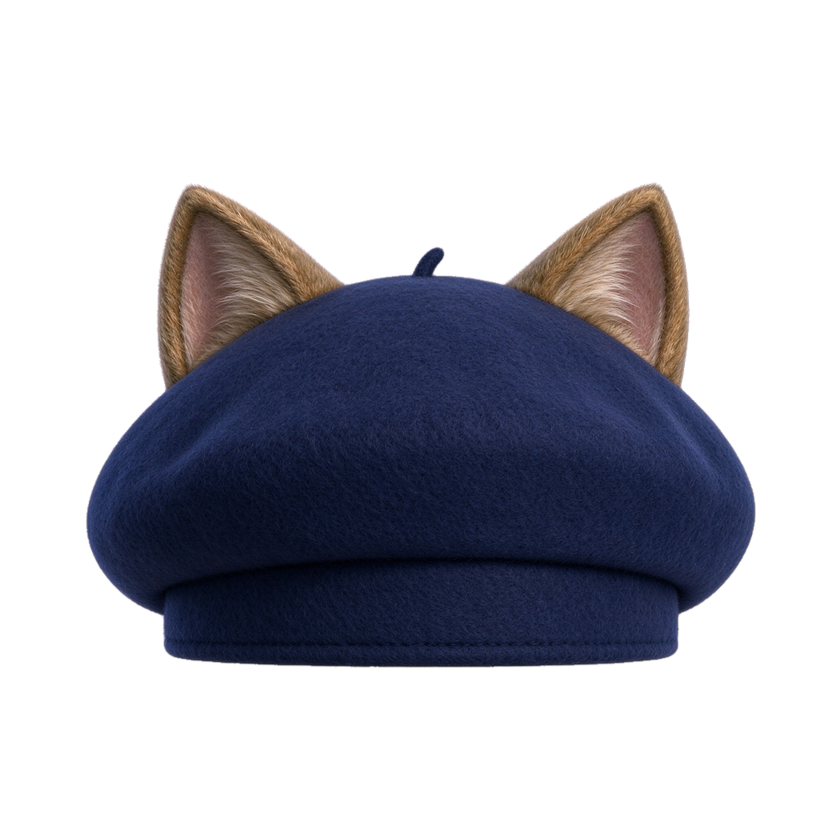
#> input picture assets/deco/beret.png, 840 x 840 px, shrunk from 1024 x 1024 before the run, found by its file name; its folder holds only this picture in this run
$ python fit_garments.py
#> lines starting #> are read from the running program, lines starting #| are printed output that depends on the picture; after the words box and inside, x2 and y2 are one past the last pixel; in counts of white or black regions, pixels touching at a corner belong together
#> in process, im is the input picture: PIL image 840x840 RGBA; mean R, G, B, A 15.7, 16.2, 24, 87.9
"""把装饰贴图处理成“贴得住”的版本。

1. 贝雷帽原图自带了猫耳朵，这里按帽体轮廓把耳朵部分切掉，让真耳朵露出来；
2. 帽子底边 / 围巾上缘按弧度收口，不再是硬直边；
3. 沿轮廓内侧压一圈暗边（AO），模拟压进毛里的接触阴影。
输出 *_fit.png，不改原图。
"""

from pathlib import Path

import numpy as np
from PIL import Image

DECO = Path(r"D:\momolab\assets\deco")


def clip_above_silhouette(arr: np.ndarray, pad: int = 3) -> np.ndarray:
    """逐列找到帽体的最上沿（第一颗偏蓝像素），只保留它以下的像素。"""
#> called with pad = 3
    r = arr[:, :, 0].astype(np.int32)
    g = arr[:, :, 1].astype(np.int32)
    b = arr[:, :, 2].astype(np.int32)
    blue = ((b - np.maximum(r, g)) > 22) & (arr[:, :, 3] > 8)
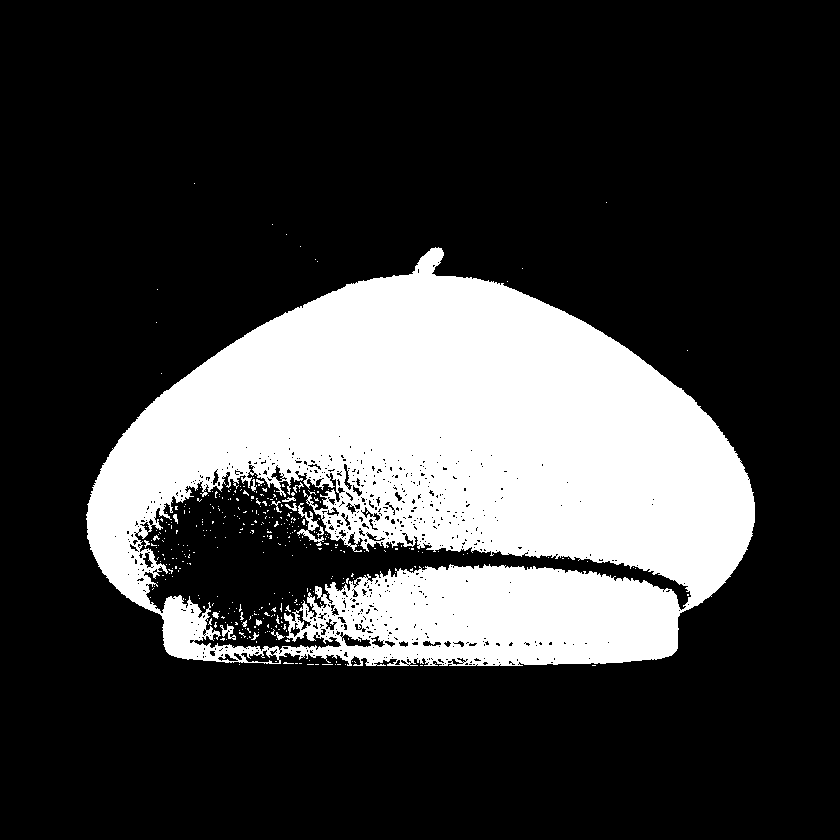
#> blue: shape (840, 840) bool; 24% white; 368 white regions (350 under 20 px), largest, box (x1, y1, x2, y2) and area: (86, 247, 755, 666) 167611, (297, 503, 324, 546) 303, (220, 624, 236, 640) 108
    h, w = blue.shape
#> h = 840; w = 840
    top = np.full(w, h, dtype=np.int32)
#> top = 840 values from 840 to 840
    for x in range(w):
        ys = np.nonzero(blue[:, x])[0]
        if len(ys):
            top[x] = ys.min()
#> after the loop, top = 840 values, max 840 at index 0, min 183 at index 194, mean 441.8
    # 把空列（帽体两侧之外）的 top 用邻近值补上
    valid = top < h
    if valid.any():
        idx = np.nonzero(valid)[0]
#> idx = 669 values from 86 to 754
        top = np.interp(np.arange(w), idx, top[idx]).astype(np.int32)
#> top = 840 values, max 514 at index 0, min 183 at index 194, mean 374.3
    yy = np.arange(h)[:, None]
#> yy = 840 values from 0 to 839
    keep = yy >= (top[None, :] - pad)
#> keep: shape (840, 840) bool; 55.8% white; 1 black region, box (x1, y1, x2, y2) and area: (0, 0, 840, 511) 311863
    a = arr[:, :, 3].astype(np.int32) * keep.astype(np.int32)
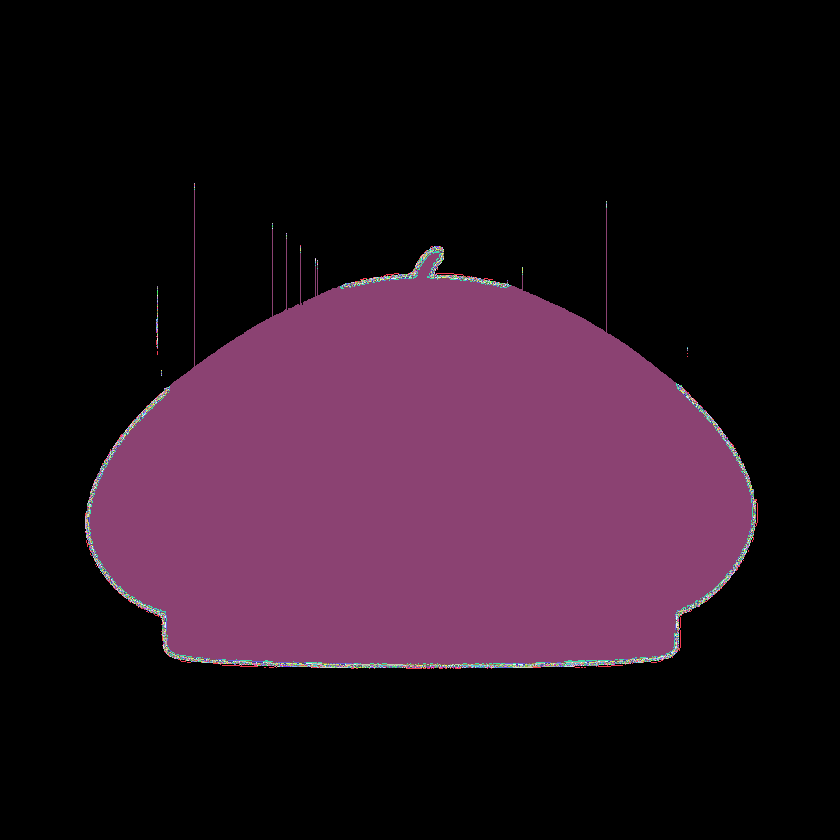
#> a: shape (840, 840) int32; 256 distinct labels, from 0 to 255; one colour per label, 0 black
    # 开运算去掉耳朵留下的细毛丝
    m = a > 8
#> m: shape (840, 840) bool; 29.3% white; 4 white regions (2 under 20 px), largest, box (x1, y1, x2, y2) and area: (86, 183, 756, 668) 206738, (156, 286, 158, 347) 66
    for _ in range(2):
        m = m & np.roll(m, 1, 0) & np.roll(m, -1, 0) & np.roll(m, 1, 1) & np.roll(m, -1, 1)
    for _ in range(2):
        m = m | np.roll(m, 1, 0) | np.roll(m, -1, 0) | np.roll(m, 1, 1) | np.roll(m, -1, 1)
    arr = arr.copy()
    arr[:, :, 3] = (a * m.astype(np.int32)).astype(np.uint8)
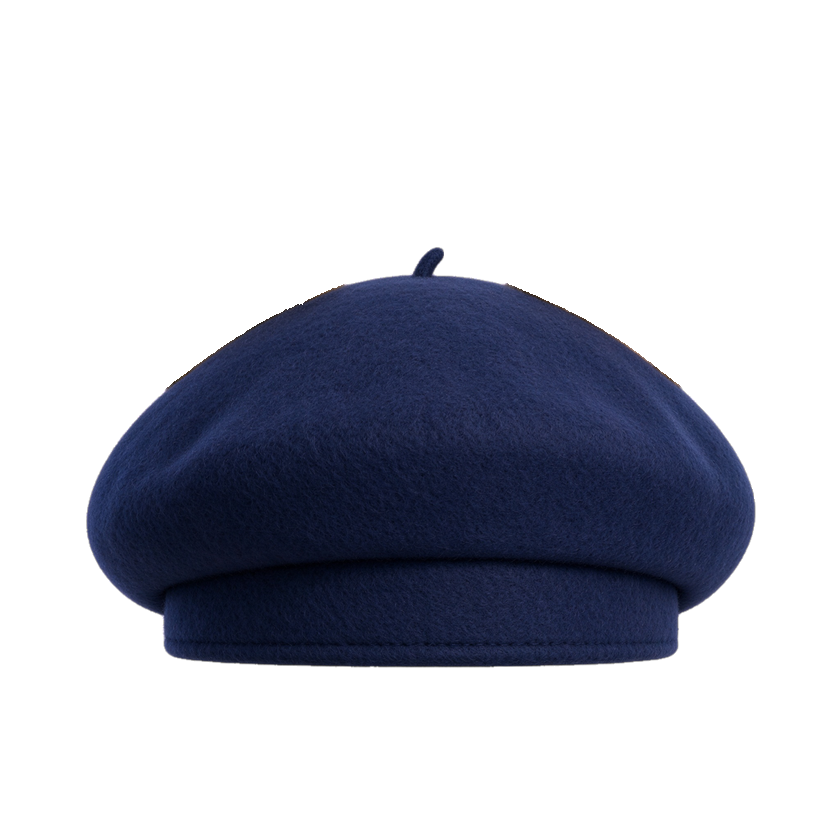
#> arr: shape (840, 840, 4); 5.92% of pixels changed, all inside (x1, y1, x2, y2) = (85, 181, 758, 669); transparent parts drawn white
    return arr


def alpha_edge_shade(arr: np.ndarray, width: int = 16, strength: float = 0.34) -> np.ndarray:
    """在 alpha 边缘内侧加一圈暗色（AO）。"""
    a = arr[:, :, 3].astype(np.float32) / 255.0
    core = a.copy()
    for _ in range(width):
        core = np.minimum(
            core,
            np.minimum(
                np.roll(core, 1, axis=0),
                np.minimum(np.roll(core, -1, axis=0),
                           np.minimum(np.roll(core, 1, axis=1),
                                      np.roll(core, -1, axis=1))),
            ),
        )
    edge = np.clip(a - core, 0, 1) * strength
    out = arr.astype(np.float32)
    for c in range(3):
        out[:, :, c] = out[:, :, c] * (1 - edge)
    out[:, :, 3] = arr[:, :, 3]
    return out.astype(np.uint8)


def arc_alpha(arr: np.ndarray, side: str, depth_ratio: float, curve: float, feather: int) -> np.ndarray:
    """按弧线把一侧的 alpha 渐隐掉。side = bottom / top。"""
#> called with side = 'bottom', depth_ratio = 0.08, curve = 0.9, feather = 16
    h, w = arr.shape[:2]
#> h = 840; w = 840
    a = arr[:, :, 3].astype(np.float32)
    ys, xs = np.nonzero(a > 8)
    if len(ys) == 0:
        return arr
    top, bottom = ys.min(), ys.max()
#> top = 247; bottom = 667
    left, right = xs.min(), xs.max()
#> left = 86; right = 755
    span_h = bottom - top + 1
#> span_h = 421
    depth = max(4, int(span_h * depth_ratio))
#> depth = 33
    cx = (left + right) / 2.0
#> cx = 420.5
    hw = max(1.0, (right - left) / 2.0)
#> hw = 334.5

    yy, xx = np.mgrid[0:h, 0:w]
    u = np.clip((xx - cx) / hw, -1, 1)
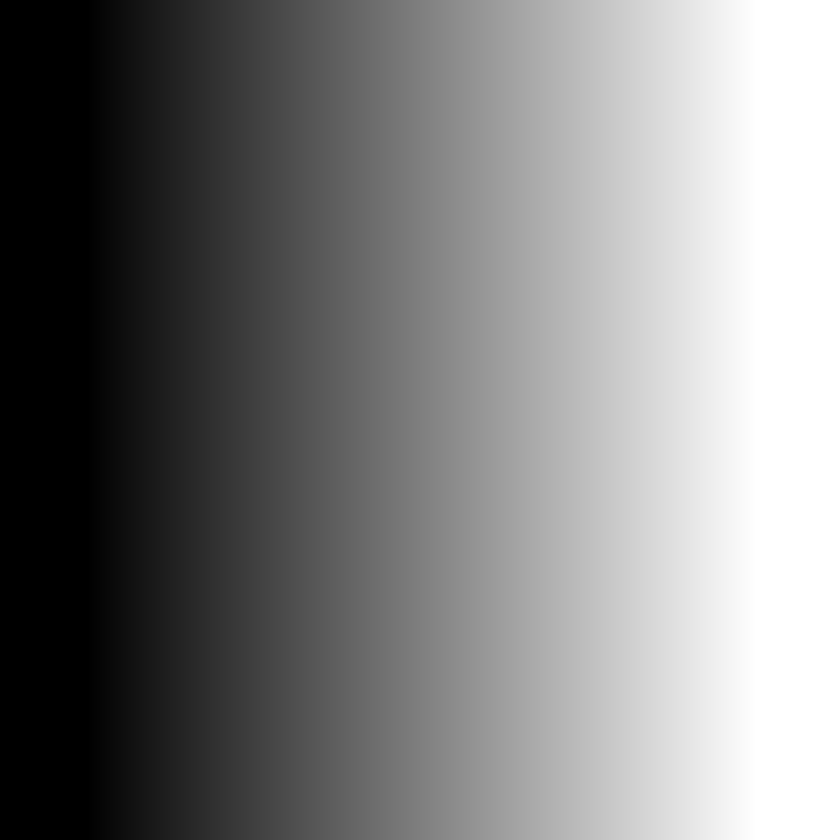
#> u: shape (840, 840) float64; min -1, max 1, mean -0.00238; drawn with min black and max white
    offset = curve * depth * (u ** 2)
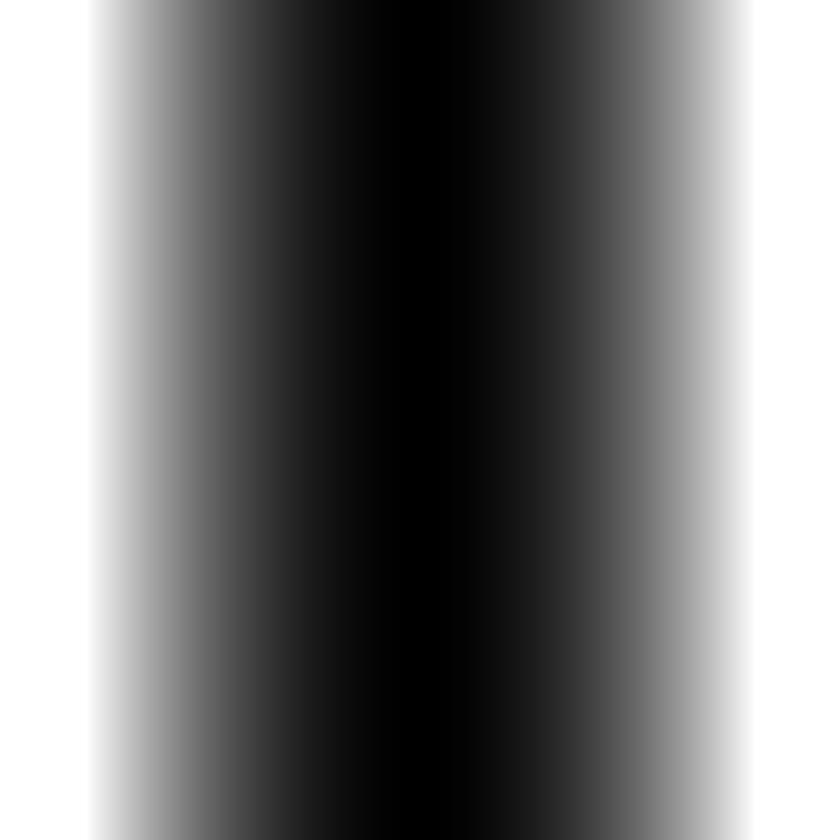
#> offset: shape (840, 840) float64; min 6.64e-05, max 29.7, mean 13.9; drawn with min black and max white

    if side == "bottom":
        limit = bottom - depth + offset
        ramp = np.clip((yy - (limit - feather)) / float(feather), 0, 1)
        a = a * (1 - ramp)
    else:
        limit = top + depth - offset
        ramp = np.clip(((limit + feather) - yy) / float(feather), 0, 1)
        a = a * (1 - ramp)

    arr = arr.copy()
    arr[:, :, 3] = a.astype(np.uint8)
#> arr: shape (840, 840, 4); 2.99% of pixels changed, all inside (x1, y1, x2, y2) = (163, 619, 679, 668)
    return arr


def process(name: str, side: str, depth_ratio: float, curve: float, feather: int,
            clip_silhouette: bool = False) -> str:
    im = Image.open(DECO / (name + ".png")).convert("RGBA")
    arr = np.array(im)
    if clip_silhouette:
        arr = clip_above_silhouette(arr)
    arr = arc_alpha(arr, side, depth_ratio, curve, feather)
    arr = alpha_edge_shade(arr)
#> after the loop in alpha_edge_shade, `for c in range(3):`:
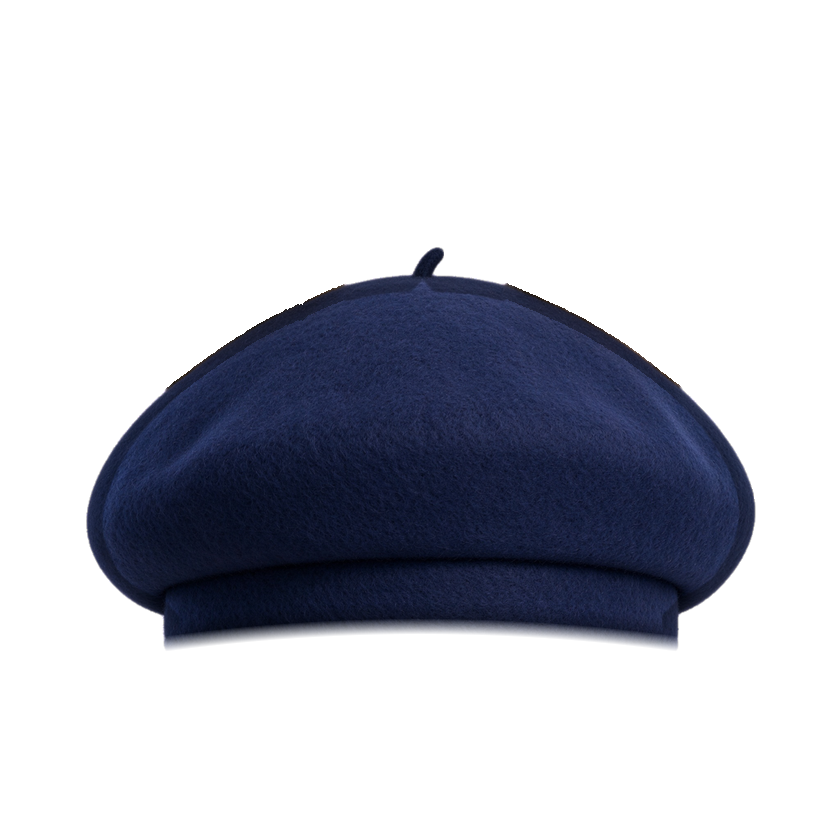
#> out: shape (840, 840, 4) float32; mean R, G, B, A 15.2, 15.6, 23.1, 68.1; transparent parts drawn white
    out = DECO / (name + "_fit.png")
    Image.fromarray(arr).save(out, optimize=True)
    return out.name


if __name__ == "__main__":
    print(process("beret", "bottom", 0.08, 0.9, 16, clip_silhouette=True))
    print(process("flowercrown", "bottom", 0.12, 0.8, 14))
#> (the run stopped early here; a loop or call above may not have finished)
